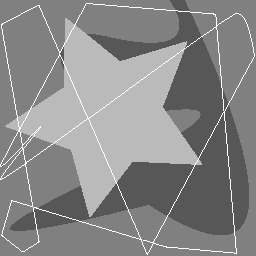
%> input picture Q16.tif, 256 x 256 px
$ octave askhsh_5.m   (GNU Octave 9; MATLAB toolbox functions it lacks are replaced by stand-ins)
%> lines starting %> are read from the running program, lines starting %| are printed output that depends on the picture
close all;
clear all;
clc;

%% 5)

X = imread('Q16.tif');
%> X is the input picture: size 256x256 uint8; min 87, max 255, mean 135.8
figure(1);
imshow(X);
title('Initial pic');

Y = abs(fftshift(fft2(X)));
figure(2)
imagesc(Y);
title('Fft of initial image');
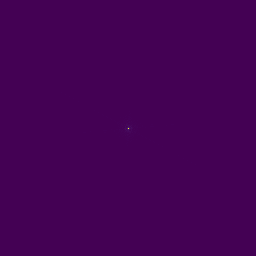
%> displayed picture: size 256x256x3, on the screen's scale of 0 to 255; mean R, G, B 68, 1, 84

my_filter = [0.0625 0.125 0.0625; 0.125 0.25 0.125; 0.0625 0.125 0.0625;];
filtered = imfilter(Y, my_filter);
figure(3)
imagesc(filtered);
title('Time domain filtered spectrum image');

filtered_conv = imfilter(X,my_filter,'conv');
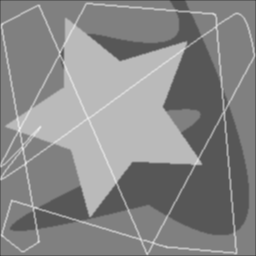
%> filtered_conv: size 256x256 uint8; min 65, max 233, mean 135.4
figure(4)
imshow(filtered_conv);
title('Space domain filtered with convolution image');

YY = abs(fftshift(fft2(filtered_conv)));
figure(5)
imagesc(YY);
title('Space domai filtered with convolution spectrum image');

err = immse(X,filtered_conv)
%> err = 233.1
err = immse(Y,YY)
%> err = 14785256.3
err = immse(filtered,YY)
%> err = 660989682
